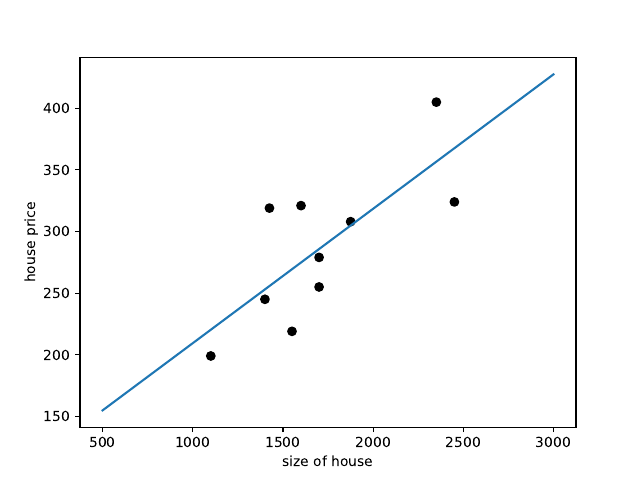

The Python source for this figure:
import matplotlib.pyplot as plt #Para hacer graficas
import numpy as np #Para preparae mis dat

#importing from scikit-learn (librerias de Machine Learning)
from sklearn import datasets, linear_model

#Load dataset
house_price = [245,321,279,308,199,219,405,324,319,255]
size        = [1400,1600,1700,1875,1100,1550,2350,2450,1425,1700]

print(len(house_price))
print(len(size))
#Reshape the input to your regression
size2 = np.array(size).reshape((-1,1))

print(size2)


#by using fit module in linear regresion, user can fit the data rapido y seguido

regr = linear_model.LinearRegression()
regr.fit(size2, house_price)
print('Coeficients: {0}'.format(regr.coef_))
print('intercept: {0}'.format(regr.intercept_))

# #Formula obtained for the trained model

def graph(formula, x_range):
   x = np.array(x_range)
   y = eval(formula)
   plt.plot(x,y)


# #Plotting the prediction line
graph('regr.coef_*x + regr.intercept_', range(500,3000))
plt.scatter(size,house_price, color='black')
plt.ylabel('house price')
plt.xlabel('size of house')
#plt.show()
plt.savefig("regresion.pdf")
